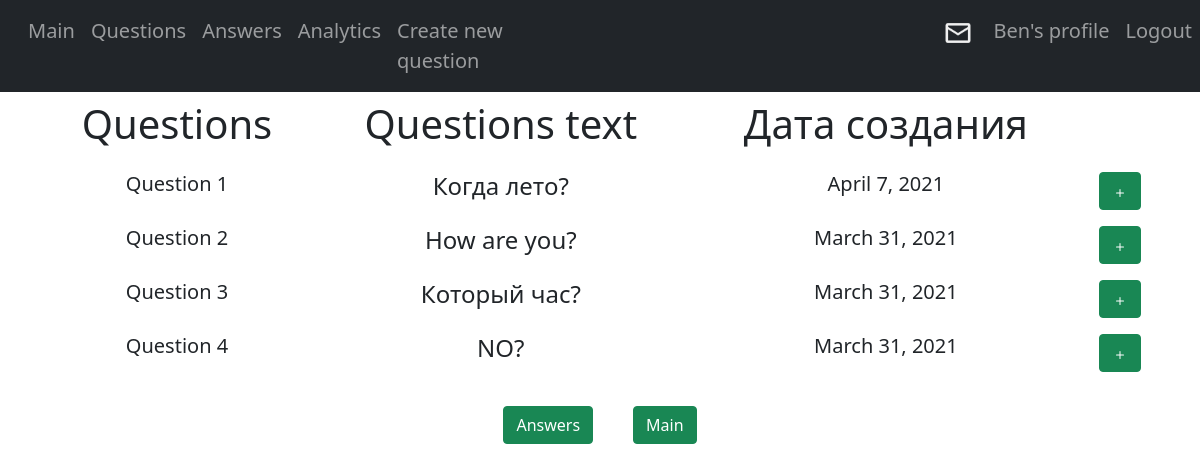
/polls/blog/questions (signed in), run on the app's committed database.
### polls/models.py (models this page shows)
class Question(models.Model):
    question_text = models.CharField(max_length=200)
    pubdate = models.DateTimeField('Date publication', auto_now=True)
    user_id = models.ForeignKey('Participant', on_delete=models.CASCADE)
    def __str__(self):
        return self.question_text

### polls/views.py (the view)
# urls.py: path('blog/questions', views.questions, name='questions'),
def questions(request):
    template_page = loader.get_template('polls/questions.html')
    quest = Question.objects.all()[::-1]
    context = {
        'questions': quest,
        'user': request.user
    }
    return HttpResponse(template_page.render(context, request))

### polls/templates/polls/questions.html (shortened to what this page needs)
{% extends 'polls/base.html' %}
{% load static %}
{% block content %}
<link rel="stylesheet" href="{% static 'polls/questions.css' %}"/>
<link href="https://cdn.jsdelivr.net/npm/bootstrap@5.0.0-beta1/dist/css/bootstrap.min.css" rel="stylesheet">
<div class="container">
    <table class="table table-borderless">
        <thead>
            <tr>
                <th align="center"><h1 align="center">Questions</h1></th>
                <th align="center"><h1 align="center">Questions text</h1></th>
                <th align="center"><h1 align="center">Дата создания</h1></th>
            </tr>
        </thead>
        <tbody>
            {% for i in questions %}
            <tr>
                <td align="center"><h5>Question {{ forloop.counter }}</h5></td>
                <td align="center"><h4>{{ i }}</h4></td>
                <td align="center"><h5>{{ i.pubdate.date }}</h5></td>
                <td bordercolor="silver" align="center" class="none-border"><a href='../blog/questions/{{ i.id }}' class="btn btn-success"><svg xmlns="http://www.w3.org/2000/svg" width="16" height="16" fill="currentColor" class="bi bi-plus" viewBox="0 0 16 16">
  <path d="M8 4a.5.5 0 0 1 .5.5v3h3a.5.5 0 0 1 0 1h-3v3a.5.5 0 0 1-1 0v-3h-3a.5.5 0 0 1 0-1h3v-3A.5.5 0 0 1 8 4z"/>
</svg>
</a></td></tr>
            {% endfor %}
        </tbody>
    </table>
</div>
<div class="but">
    <a href="../blog/answers" class="btn btn-success">Answers</a>
    <a href="../blog/" class="btn btn-success">Main</a>
</div>
{% endblock %}

### polls/templates/polls/navbar.html (shortened to what this page needs)
{% load static %}
{% block navbar %}
<link href="{% static 'polls/nav.css' %}" rel="stylesheet"/>
<link href="https://cdn.jsdelivr.net/npm/bootstrap@5.0.0-beta1/dist/css/bootstrap.min.css" rel="stylesheet">
<nav class="navbar navbar-expand-lg navbar-dark bg-dark">
  <div class="collapse navbar-collapse" id="navbarTogglerDemo02">
    <ul class="navbar-nav mr-auto mt-2 mt-md-0 main_list">
      <li class="nav-item active main">
        <a class="nav-link" href="{% url 'header' %}">Main</a>
      </li>
      <li class="nav-item active">
        <a class="nav-link" href="{% url 'questions' %}">Questions</a>
      </li>
      <li class="nav-item">
        <a class="nav-link" href="{% url 'answers' %}">Answers</a>
      </li>
      <li class="nav-item">
        <a class="nav-link" href="{% url 'analytics' %}">Analytics</a>
      </li>
      <li class="nav-item">
        <a class="nav-link" href="{% url 'create_question' %}">Create new question</a>
      </li>
      <div class="blister">
        {% if user.is_anonymous %}
          <li class="nav-item">
            <a class="nav-link" href="#auth" data-toggle="modal">Login</a>
          </li>
          <li class="nav-item">
            <a class="nav-link" href="#reg" data-toggle="modal">Register</a>
          </li>
        {% else %}
          <li class="nav-item">
            <a class="nav-link" href="{% url 'message' %}">
              <img src="{% static 'polls/images/msg.png' %}" alt="messages" width="30px" height="30px" id="image-msg">
            </a>
          </li>
          <li class="nav-item">
            <a class="nav-link" href="{% url 'account' %}">{{ user.username }}'s profile</a>
          </li>
          <li class="nav-item">
            <a class="nav-link" href="{% url 'logout' %}">Logout</a>
          </li>
        {% endif %}
      </div>
    </ul>
  </div>
</nav>
{% endblock %}

### static/polls/index.css (style rules this page uses)
body { background:white; }

### static/polls/nav.css (style rules this page uses)
body { margin:0; padding:0; }
a.nav-link { font-size:20px; }
nav div ul div.blister { display: flex; width: 65%; justify-content: flex-end; }
li.main { padding-left: 20px !important }
nav div ul.main_list { width: 100% !important; }
#image-msg { margin-right: 5px; }

### static/polls/questions.css (style rules this page uses)
.but { display:flex; align-items:center; justify-content:center; }
.but a { margin:10px 20px; }

### data on the page
Question: question_text "Когда лето?", pubdate "April 7, 2021"
Question: question_text "How are you?", pubdate "March 31, 2021"
Question: question_text "Который час?", pubdate "March 31, 2021"
Question: question_text "NO?", pubdate "March 31, 2021"

### other printed values
{{ user.username }} "Ben"
